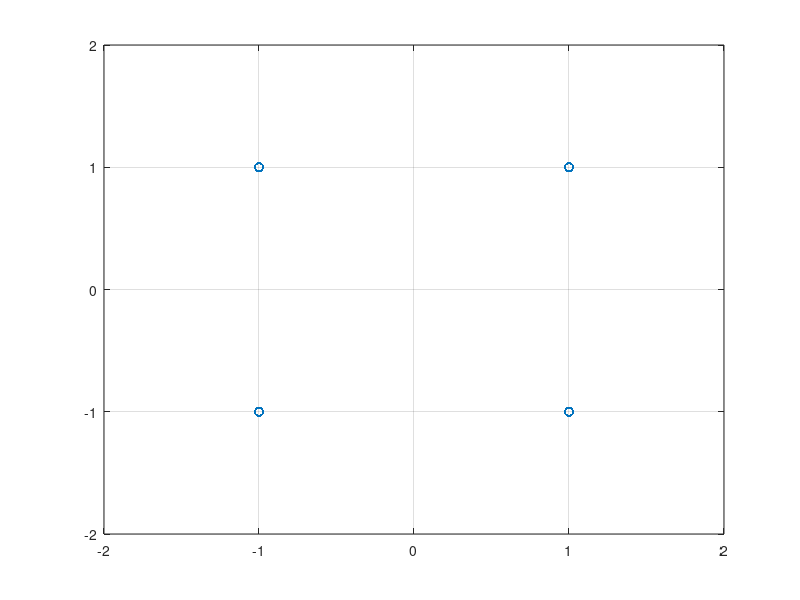
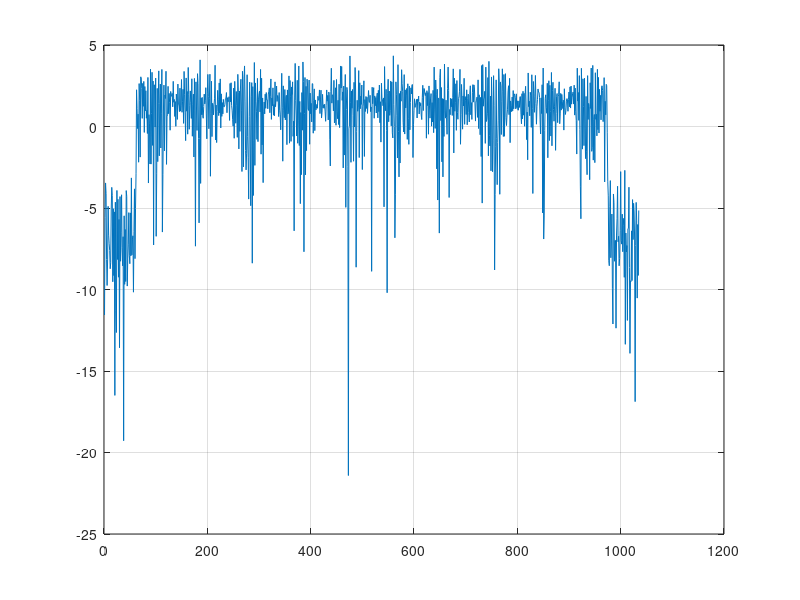
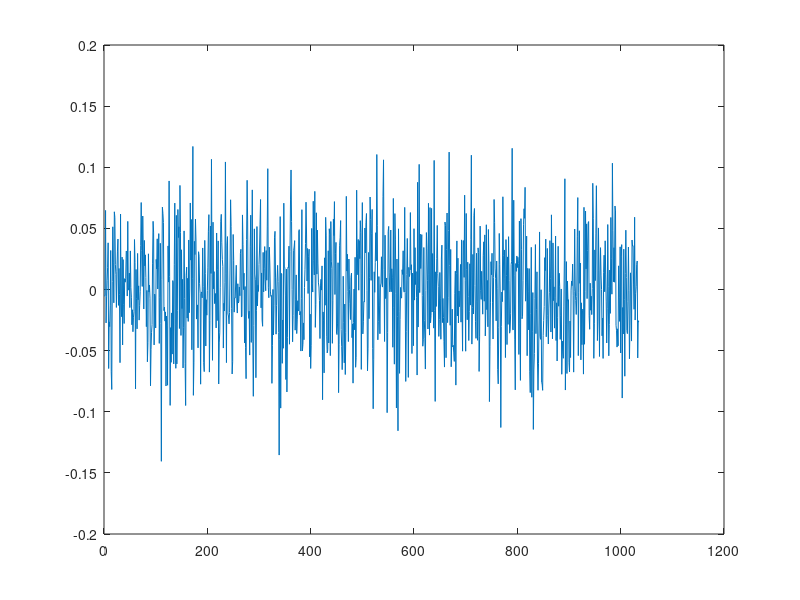
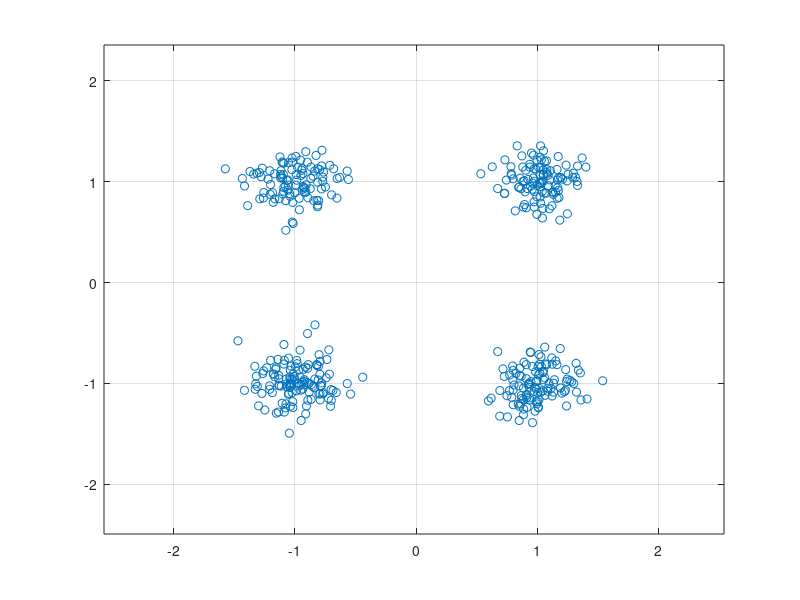

These charts were generated, in order, by the following MATLAB code:
#### OFDM_test_real_hermitiana

pkg load communications

close all
clear all
clc

% Número de níveis do QAM (índice de modulação) -- Quantidade de pontos/símbolos no diagrama de constelação
M_QAM = 4;
% número de bits por símbolo de subportadora de dados
m = log2(M_QAM);

% valor do SNR
SNR = 15;

% quantidade de pontos da IFFT (para multiplexação)
N_IFFT = 1024;

% Números de subportadoras de dados (seerão incusas subportadoras com zeros para poder visualizar os dados)
N = 1002;
N = 902;

% subportadoras a serem multiplicadas
Ns = N/2-1;

% Quantidade de amostras do prefixo cíclico (intervalor de guarda)
N_CP = 11;

% Número de bits no bitstream de entrada
% N_BITS = Ns*m;
N_BITS = Ns;


% 
indice = 0:N_BITS-1;

% Gera os dados entrada
tx = floor(rand(1,N_BITS)*(M_QAM));
tx = randi(M_QAM, 1, N_BITS)-1;
% tx = [0 1 2 3 0 1 2 3 0 1]

% figure(1)
% plot(indice,x,'o')
% hold on


%%%%%%%%%%%%%%%%%%%%%%%%%%%%%%%%%
% TRANSMISSÃO <------------------
%%%%%%%%%%%%%%%%%%%%%%%%%%%%%%%%%


% Conversão Série-Paralelo
x = tx';


% Mapeamento
Y = qammod(x,M_QAM);

% plot da constelação de entrada
figure(1)
plot(Y,'o')
xlim([min(real(Y))-1 max(real(Y))+1])
ylim([min(imag(Y))-1 max(imag(Y))+1])
grid on


% Simetria Hermitiana
Y_hermit = [0;Y;0;flipud(conj(Y))];
% Simetria Hermitiana
tam_hermit = size(Y_hermit);



% [Essa parte é importante: pois o matlab coloaca a parte positiva do espectro na esquerda, e a parte negativa na direita]
% Interpolação para poder vizualizar o espectro (para centralização do espectro)
y_tx = zeros(N_IFFT,1);
y_tx(1:N_BITS+1) = Y_hermit(1:N_BITS+1);
y_tx(N_IFFT-(N_BITS):N_IFFT) = Y_hermit(N_BITS+2:end);

figure(5)
% plot(abs(y_tx), 'o')
% hold on 
plot(angle(y_tx), '-r')

% "Modulação" via IDFT
y = ifft(y_tx);


% plot(y,'o')

% Insere Intervalo de Guarda (CP)
y_ig = [y(end-(N_CP-1):end); y];


% Conversão paralelo-Série
y_ig = y_ig.';


%%%%%%%%%%%%%%%%%%%%%%%%%%%%%%%%%
% CANAL <---------------------
%%%%%%%%%%%%%%%%%%%%%%%%%%%%%%%%%


y_ig2 = conv(y_ig,1)

% Gera o perfil de potência do canal (taps no domínio do tempo)
h = [(randn+j*randn) (randn+j*randn)/2 (randn+j*randn)/4];
% Convolução com o canal
y_ig2 = conv(y_ig, h);
% Retira as amostras excedentes devido à convolução
y_ig2 = y_ig2(1:length(y_ig));

% inclui ruído branco
y_ruido = awgn(y_ig, SNR, 'measured');
%y_ruido = awgn(y_ig2, SNR, 'measured');
% y_ig = y_ig + rand(1,N_IFFT+N_CP)*max(abs(y_ig))/5;

% se for de potencia 10*log
OFDM_freq = fft(y_ruido);


figure(2)
% fftshift é para inverter a ordem do espectro OFDM
plot(fftshift(10*log10(abs(OFDM_freq)))); grid on;


figure(3)
% tempo discreto
t_discreto = [1:N_IFFT+N_CP];
% plot do símbolo OFDM
plot(t_discreto,y_ruido)


% 
% r_y_ig = real(y_ig);
% i_y_ig = imag(y_ig);

% central_freq = 1e6;
% soma = r_y_ig*cos(2*pi*central_freq) + ...
% 	i_y_ig*sin(2*pi*central_freq);

% figure(3)
% plot(soma)
% % plot(r_y_ig)
% % hold on
% % plot(i_y_ig,'r')
% % xlim([min(real(Z))-1 max(real(Z))+1])
% % ylim([min(imag(Z))-1 max(imag(Z))+1])
% grid on


% figure(3)
% plot(Z,'o')
% xlim([min(real(Z))-1 max(real(Z))+1])
% ylim([min(imag(Z))-1 max(imag(Z))+1])
% grid on


% plot(r_y_ig,i_y_ig,'o')


%%%%%%%%%%%%%%%%%%%%%%%%%%%%%%%%%
% RECEPÇÃO <---------------------
%%%%%%%%%%%%%%%%%%%%%%%%%%%%%%%%%

% Conversão Série-Paralelo
z_ig = y_ruido.';


% Remove o prefixo cíclico (primeiros N_CP posições)
z = [z_ig(N_CP+1:end)];


% "Demodulação" via DFT. 'z_rx' contém as subportadoras
z_rx = fft(z);

% Faz um shift do resultado do FFT para a esquerda (ou pra cima) circularmente
% z_rx = round(shift(z_rx,-1));

% round([y_tx z_rx])

% lugar onde deve ser feita a interpolação ao contrário
% Z = z_rx;
Z_hermit(1:N_BITS+1,1) = z_rx(1:N_BITS+1,1);
%Z_hermit(N_BITS+2:tam_hermit,1) = z_rx(N_IFFT-(N_BITS):N_IFFT,1);
Z_hermit(N_BITS+2:N,1) = z_rx(N_IFFT-(N_BITS):N_IFFT,1);


% Simetria Hermitiana
Z = Z_hermit(2:N_BITS+1);


% y_tx(1:N_BITS+1) = Y_hermit(1:N_BITS+1);
% y_tx(N_IFFT-(N_BITS):N_IFFT) = Y_hermit(N_BITS+2:end);
% Z = Z';

[Y Z];

figure(4)
plot(Z,'o')
xlim([min(real(Z))-1 max(real(Z))+1])
ylim([min(imag(Z))-1 max(imag(Z))+1])
grid on

% j
% Mapeamento de volta para a sequência de bits
rx = qamdemod(Z,M_QAM);

% Conversão paralelo-Série
rx = rx.';

% problema 
% sum(abs(tx-rx))
norm(abs(tx-rx))



BW = 20e6

% M_QAM = 16
delta_CP = 1/4;
Ns = 48;
delta_f = 312.5e3;
% taxa de bits
Rb = delta_f*Ns*log2(M_QAM)/(1+delta_CP)
